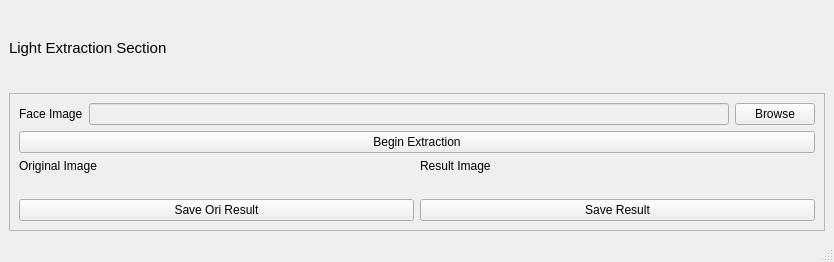
<?xml version="1.0" encoding="UTF-8"?>
<ui version="4.0">
 <class>MainWindow</class>
 <widget class="QMainWindow" name="MainWindow">
  <property name="enabled">
   <bool>true</bool>
  </property>
  <property name="geometry">
   <rect>
    <x>0</x>
    <y>0</y>
    <width>834</width>
    <height>262</height>
   </rect>
  </property>
  <property name="windowTitle">
   <string>MainWindow</string>
  </property>
  <widget class="QWidget" name="centralwidget">
   <layout class="QVBoxLayout" name="verticalLayout_5">
    <item>
     <widget class="QLabel" name="label">
      <property name="sizePolicy">
       <sizepolicy hsizetype="Preferred" vsizetype="Preferred">
        <horstretch>0</horstretch>
        <verstretch>0</verstretch>
       </sizepolicy>
      </property>
      <property name="font">
       <font>
        <pointsize>11</pointsize>
       </font>
      </property>
      <property name="text">
       <string>Light Extraction Section</string>
      </property>
     </widget>
    </item>
    <item>
     <widget class="QFrame" name="frame">
      <property name="maximumSize">
       <size>
        <width>16777215</width>
        <height>400</height>
       </size>
      </property>
      <property name="frameShape">
       <enum>QFrame::StyledPanel</enum>
      </property>
      <property name="frameShadow">
       <enum>QFrame::Raised</enum>
      </property>
      <layout class="QVBoxLayout" name="verticalLayout_4">
       <property name="sizeConstraint">
        <enum>QLayout::SetDefaultConstraint</enum>
       </property>
       <item>
        <layout class="QGridLayout" name="gridLayout_3">
         <item row="0" column="2">
          <widget class="QPushButton" name="browseFacebtn">
           <property name="text">
            <string>Browse</string>
           </property>
          </widget>
         </item>
         <item row="0" column="1">
          <widget class="QLineEdit" name="browseLine">
           <property name="enabled">
            <bool>false</bool>
           </property>
           <property name="readOnly">
            <bool>false</bool>
           </property>
          </widget>
         </item>
         <item row="0" column="0">
          <widget class="QLabel" name="label_2">
           <property name="text">
            <string>Face Image</string>
           </property>
          </widget>
         </item>
        </layout>
       </item>
       <item>
        <widget class="QPushButton" name="extractLightbtn">
         <property name="text">
          <string>Begin Extraction</string>
         </property>
        </widget>
       </item>
       <item>
        <layout class="QGridLayout" name="gridLayout_4">
         <property name="sizeConstraint">
          <enum>QLayout::SetDefaultConstraint</enum>
         </property>
         <property name="verticalSpacing">
          <number>6</number>
         </property>
         <item row="2" column="1">
          <widget class="QPushButton" name="saveResultLightbtn">
           <property name="text">
            <string>Save Result</string>
           </property>
          </widget>
         </item>
         <item row="1" column="0">
          <widget class="QLabel" name="oriDisplay">
           <property name="text">
            <string/>
           </property>
          </widget>
         </item>
         <item row="1" column="1">
          <widget class="QLabel" name="resultDisplay">
           <property name="text">
            <string/>
           </property>
          </widget>
         </item>
         <item row="0" column="0">
          <widget class="QLabel" name="label_8">
           <property name="text">
            <string>Original Image</string>
           </property>
          </widget>
         </item>
         <item row="0" column="1">
          <widget class="QLabel" name="label_9">
           <property name="text">
            <string>Result Image</string>
           </property>
          </widget>
         </item>
         <item row="2" column="0">
          <widget class="QPushButton" name="saveOriLightbtn">
           <property name="text">
            <string>Save Ori Result</string>
           </property>
          </widget>
         </item>
        </layout>
       </item>
      </layout>
     </widget>
    </item>
   </layout>
  </widget>
  <widget class="QStatusBar" name="statusbar"/>
 </widget>
 <resources/>
 <connections/>
</ui>
